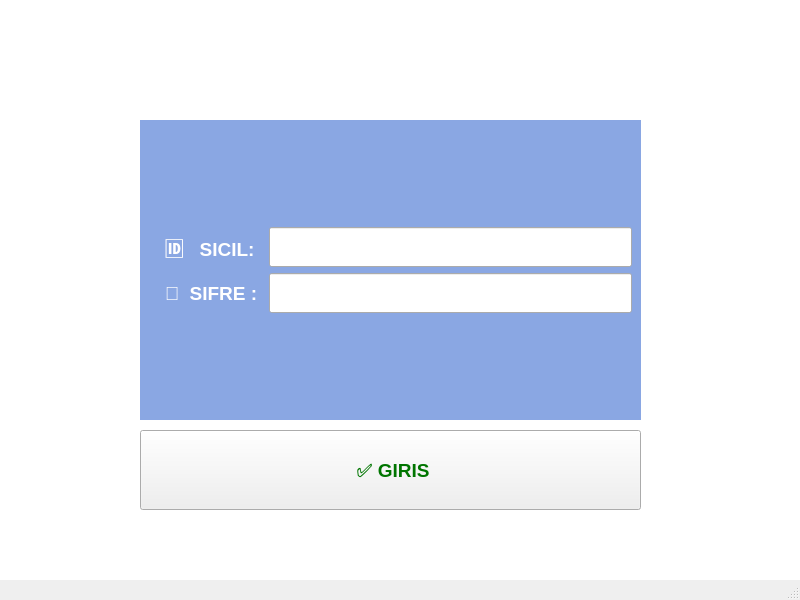
<?xml version="1.0" encoding="UTF-8"?>
<ui version="4.0">
 <class>MainWindow</class>
 <widget class="QMainWindow" name="MainWindow">
  <property name="geometry">
   <rect>
    <x>0</x>
    <y>0</y>
    <width>800</width>
    <height>600</height>
   </rect>
  </property>
  <property name="minimumSize">
   <size>
    <width>800</width>
    <height>600</height>
   </size>
  </property>
  <property name="maximumSize">
   <size>
    <width>800</width>
    <height>600</height>
   </size>
  </property>
  <property name="windowTitle">
   <string>   KULLANICI GIRISI</string>
  </property>
  <widget class="QWidget" name="centralwidget">
   <property name="minimumSize">
    <size>
     <width>600</width>
     <height>400</height>
    </size>
   </property>
   <property name="maximumSize">
    <size>
     <width>800</width>
     <height>600</height>
    </size>
   </property>
   <property name="styleSheet">
    <string notr="true">#centralwidget{
background-color: rgb(255, 255, 255);
}</string>
   </property>
   <widget class="QFrame" name="formFrameKullanici">
    <property name="geometry">
     <rect>
      <x>140</x>
      <y>120</y>
      <width>501</width>
      <height>300</height>
     </rect>
    </property>
    <property name="minimumSize">
     <size>
      <width>400</width>
      <height>300</height>
     </size>
    </property>
    <property name="maximumSize">
     <size>
      <width>600</width>
      <height>400</height>
     </size>
    </property>
    <property name="styleSheet">
     <string notr="true">#formFrameKullanici{
background-color: rgb(138, 167, 227);
}
</string>
    </property>
    <property name="midLineWidth">
     <number>70</number>
    </property>
    <layout class="QFormLayout" name="formLayout">
     <item row="1" column="1">
      <spacer name="verticalSpacer">
       <property name="orientation">
        <enum>Qt::Vertical</enum>
       </property>
       <property name="sizeHint" stdset="0">
        <size>
         <width>20</width>
         <height>80</height>
        </size>
       </property>
      </spacer>
     </item>
     <item row="2" column="0">
      <widget class="QLabel" name="label">
       <property name="minimumSize">
        <size>
         <width>100</width>
         <height>40</height>
        </size>
       </property>
       <property name="font">
        <font>
         <pointsize>14</pointsize>
         <weight>75</weight>
         <bold>true</bold>
        </font>
       </property>
       <property name="layoutDirection">
        <enum>Qt::LeftToRight</enum>
       </property>
       <property name="styleSheet">
        <string notr="true">color:rgb(255, 255, 255);</string>
       </property>
       <property name="lineWidth">
        <number>8</number>
       </property>
       <property name="midLineWidth">
        <number>10</number>
       </property>
       <property name="text">
        <string>   🆔   SICIL: </string>
       </property>
      </widget>
     </item>
     <item row="2" column="1">
      <widget class="QLineEdit" name="lineEdit">
       <property name="minimumSize">
        <size>
         <width>200</width>
         <height>40</height>
        </size>
       </property>
       <property name="font">
        <font>
         <pointsize>14</pointsize>
         <weight>75</weight>
         <italic>true</italic>
         <bold>true</bold>
        </font>
       </property>
       <property name="styleSheet">
        <string notr="true">color:rgb(138, 167, 227);
</string>
       </property>
       <property name="text">
        <string/>
       </property>
      </widget>
     </item>
     <item row="4" column="1">
      <widget class="QLineEdit" name="lineEdit_2">
       <property name="minimumSize">
        <size>
         <width>200</width>
         <height>40</height>
        </size>
       </property>
       <property name="font">
        <font>
         <pointsize>14</pointsize>
         <weight>75</weight>
         <italic>true</italic>
         <bold>true</bold>
        </font>
       </property>
       <property name="styleSheet">
        <string notr="true">color:rgb(138, 167, 227);</string>
       </property>
       <property name="text">
        <string/>
       </property>
      </widget>
     </item>
     <item row="5" column="1">
      <spacer name="verticalSpacer_2">
       <property name="orientation">
        <enum>Qt::Vertical</enum>
       </property>
       <property name="sizeHint" stdset="0">
        <size>
         <width>20</width>
         <height>80</height>
        </size>
       </property>
      </spacer>
     </item>
     <item row="4" column="0">
      <widget class="QLabel" name="label_2">
       <property name="minimumSize">
        <size>
         <width>100</width>
         <height>40</height>
        </size>
       </property>
       <property name="font">
        <font>
         <pointsize>14</pointsize>
         <weight>75</weight>
         <bold>true</bold>
        </font>
       </property>
       <property name="layoutDirection">
        <enum>Qt::RightToLeft</enum>
       </property>
       <property name="styleSheet">
        <string notr="true">color:rgb(255, 255, 255);</string>
       </property>
       <property name="text">
        <string>   🔐  SIFRE : </string>
       </property>
      </widget>
     </item>
    </layout>
   </widget>
   <widget class="QWidget" name="horizontalLayoutWidget">
    <property name="geometry">
     <rect>
      <x>140</x>
      <y>430</y>
      <width>501</width>
      <height>80</height>
     </rect>
    </property>
    <layout class="QHBoxLayout" name="horizontalLayout">
     <item>
      <widget class="QPushButton" name="pushButton">
       <property name="minimumSize">
        <size>
         <width>100</width>
         <height>50</height>
        </size>
       </property>
       <property name="maximumSize">
        <size>
         <width>600</width>
         <height>400</height>
        </size>
       </property>
       <property name="font">
        <font>
         <pointsize>14</pointsize>
         <weight>75</weight>
         <bold>true</bold>
        </font>
       </property>
       <property name="styleSheet">
        <string notr="true">color:rgb(0, 117, 0);</string>
       </property>
       <property name="text">
        <string> ✅ GIRIS</string>
       </property>
      </widget>
     </item>
    </layout>
   </widget>
  </widget>
  <widget class="QStatusBar" name="statusBar_K">
   <property name="minimumSize">
    <size>
     <width>0</width>
     <height>20</height>
    </size>
   </property>
  </widget>
 </widget>
 <resources/>
 <connections/>
</ui>
